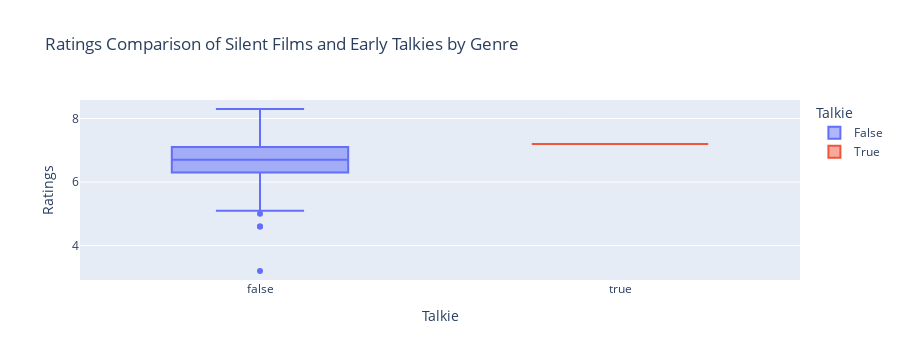

The notebook cell saved with this chart:
### Code cell
from sklearn.linear_model import LogisticRegression
from sklearn.neighbors import NearestNeighbors
import plotly.express as px
from sklearn.model_selection import train_test_split

# Step 1: Define which films are silent films and which are early talkies
# We assume you have a column 'Talkie' where 1 = early talkie and 0 = silent film.

df = df_period0.copy()

display(df[df['Genre_Silent film']==True].nb_of_Languages.mean())

df['Talkie'] = ~df['Genre_Silent film']

display(df[df['Talkie']==True].nb_of_Languages.mean())


# Define a subset of the data (example: genres and talkie status)
df_subset = df[['averageRating', 'Talkie'] + [x for x in df.columns if x.startswith("Genre_")]]

# Step 2: Propensity Score Estimation
# We will estimate the propensity scores for being an early talkie, using logistic regression.

X = df_subset[[x for x in df.columns if x.startswith("Genre_")]]  # Use genres as features
y = df_subset['Talkie']  # Target: Talkie (1 for early talkie, 0 for silent film)

# Fit a logistic regression model to estimate propensity scores
model = LogisticRegression(solver='liblinear')
model.fit(X, y)

# Propensity scores: The probability that each film is a talkie (vs. silent)
df_subset['Propensity_Score'] = model.predict_proba(X)[:, 1]

# Step 3: Matching based on propensity scores
# Use nearest neighbors to find matched pairs of silent films and talkies based on their propensity scores.

# Separate the data into silent films and early talkies
silent_films = df_subset[df_subset['Talkie'] == 0]
talkies = df_subset[df_subset['Talkie'] == 1]

# Fit a nearest neighbors model on the propensity scores
nn = NearestNeighbors(n_neighbors=1)
nn.fit(talkies[['Propensity_Score']])

# For each silent film, find the closest early talkie (based on propensity score)
distances, indices = nn.kneighbors(silent_films[['Propensity_Score']])

# Get the matched early talkies
matched_talkies = talkies.iloc[indices.flatten()]

# Step 4: Combine the matched data (silent films and matched talkies)
matched_data = pd.concat([silent_films, matched_talkies])

# Step 5: Plot the box plot for ratings comparison within genres
# We will focus on a key genre (e.g., 'Genre_1') for visualization.

# For simplicity, let's assume you're interested in 'Genre_1'
matched_data['Genre_Silent film'] = matched_data[f'Genre_Silent film']

# Box plot by genre
fig = px.box(
    matched_data,
    x='Talkie',  # 0 for silent films, 1 for early talkies
    y='averageRating',
    color='Talkie',
    category_orders={'Talkie': [0, 1]},  # Order silent films first
    labels={'Talkie': 'Talkie', 'averageRating': 'Ratings'},
    title='Ratings Comparison of Silent Films and Early Talkies by Genre'
)

# Show the plot
fig.show()

### Figure 1 — Plotly figure (JSON) as saved in the notebook; plotly's stock layout.template omitted (floating-point values rounded to 4 significant figures; data arrays with more than 128 entries replaced by an {"elided": "..."} marker saying what was removed)
{"data": [{"alignmentgroup": "True", "hovertemplate": "Talkie=%{x}<br>Ratings=%{y}<extra></extra>", "legendgroup": "False", "marker": {"color": "#636efa"}, "name": "False", "notched": false, "offsetgroup": "False", "orientation": "v", "showlegend": true, "type": "box", "x": {"elided": "375 bool values"}, "x0": " ", "xaxis": "x", "y": {"elided": "375 float values"}, "y0": " ", "yaxis": "y"}, {"alignmentgroup": "True", "hovertemplate": "Talkie=%{x}<br>Ratings=%{y}<extra></extra>", "legendgroup": "True", "marker": {"color": "#EF553B"}, "name": "True", "notched": false, "offsetgroup": "True", "orientation": "v", "showlegend": true, "type": "box", "x": {"elided": "375 bool values"}, "x0": " ", "xaxis": "x", "y": {"elided": "375 float values"}, "y0": " ", "yaxis": "y"}], "layout": {"boxmode": "overlay", "height": 360, "legend": {"title": {"text": "Talkie"}, "tracegroupgap": 0}, "title": {"text": "Ratings Comparison of Silent Films and Early Talkies by Genre"}, "xaxis": {"anchor": "y", "autorange": true, "categoryarray": [0, 1], "categoryorder": "array", "domain": [0, 1], "range": [1.5, 3.5], "title": {"text": "Talkie"}, "type": "category"}, "yaxis": {"anchor": "x", "autorange": true, "domain": [0, 1], "range": [2.917, 8.583], "title": {"text": "Ratings"}, "type": "linear"}}}
